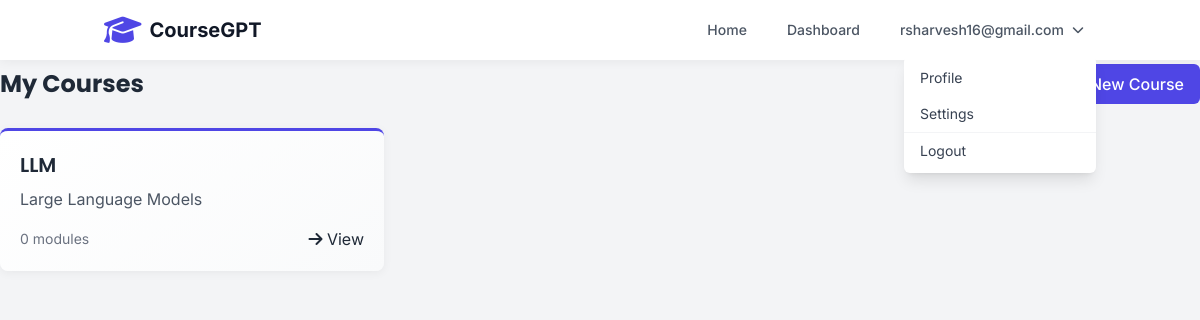
The page / (signed in) on the database its author committed.
### tables this page shows
CREATE TABLE users (
        id INTEGER PRIMARY KEY AUTOINCREMENT,
        username TEXT UNIQUE NOT NULL,
        email TEXT UNIQUE NOT NULL,
        hashed_password TEXT NOT NULL,
        disabled BOOLEAN NOT NULL DEFAULT 0,
        created_at TIMESTAMP DEFAULT CURRENT_TIMESTAMP
    );

CREATE TABLE courses (
        id TEXT PRIMARY KEY,
        user_id INTEGER NOT NULL,
        title TEXT NOT NULL,
        description TEXT NOT NULL,
        created_at TIMESTAMP DEFAULT CURRENT_TIMESTAMP,
        FOREIGN KEY (user_id) REFERENCES users (id)
    );

### app.py (the view)
@app.get("/", response_class=HTMLResponse)
async def home(request: Request):
    user = await get_current_user(request)
    if not user:
        return RedirectResponse(url="/dashboard", status_code=status.HTTP_302_FOUND)
    courses_list = get_user_courses(user.id)
    return templates.TemplateResponse("index.html", {"request": request, "user": user, "courses": courses_list})

### templates/index.html (shortened to what this page needs)
{% extends "base.html" %}
{% block content %}
<div class="flex justify-between items-center mb-6">
    <h1 class="text-2xl font-bold">My Courses</h1>
    <a href="/courses/new" class="btn-primary">
         Create New Course
    </a>
</div>
{% if courses %}
<div class="grid grid-cols-1 md:grid-cols-2 lg:grid-cols-3 gap-6">
    {% for course in courses %}
    <div class="course-card p-5">
        <h2 class="text-xl font-semibold mb-2">{{ course.title }}</h2>
        <p class="text-gray-600 mb-4">{{ course.description }}</p>
        <div class="flex justify-between items-center">
            <span class="text-sm text-gray-500">{{ course.modules|length }} modules</span>
            <a href="/courses/{{ course.id }}" class="text-primary hover:text-primary-dark">
                <i class="fas fa-arrow-right"></i> View
            </a>
        </div>
    </div>
    {% endfor %}
</div>
{% endif %}
{% endblock %}

### templates/base.html (shortened to what this page needs)
<!DOCTYPE html>
<html lang="en">
<head>
    <script src="https://cdn.tailwindcss.com"></script>
    <link rel="stylesheet" href="https://cdnjs.cloudflare.com/ajax/libs/font-awesome/6.4.0/css/all.min.css">
    <link rel="stylesheet" href="https://cdnjs.cloudflare.com/ajax/libs/highlight.js/11.7.0/styles/atom-one-dark.min.css">
</head>
<body x-data="{ mobileMenuOpen: false }">
    <nav class="navbar fixed w-full z-10 top-0">
        <div class="container mx-auto px-4 py-3 flex justify-between items-center">
            <div class="flex items-center">
                <a href="/" class="flex items-center">
                    <div class="logo-animation mr-2 text-3xl text-indigo-600">
                        <i class="fas fa-graduation-cap"></i>
                    </div>
                    <span class="text-xl font-bold text-gray-900">CourseGPT</span>
                </a>
            </div>
            <div class="hidden md:flex items-center space-x-4">
                <a href="/" class="text-gray-600 hover:text-indigo-600 px-3 py-2 rounded-md text-sm font-medium">Home</a>
                <a href="/dashboard" class="text-gray-600 hover:text-indigo-600 px-3 py-2 rounded-md text-sm font-medium">Dashboard</a>
                {% if user %}
                <div class="relative" x-data="{ open: false }">
                    <button @click="open = !open" class="flex items-center text-gray-600 hover:text-indigo-600 px-3 py-2 rounded-md text-sm font-medium">
                        <span>{{ user.username }}</span>
                        <i class="fas fa-chevron-down ml-2 text-xs"></i>
                    </button>
                    <div x-show="open" @click.away="open = false" class="absolute right-0 mt-2 w-48 bg-white rounded-md shadow-lg py-1 z-50">
                        <a href="/profile" class="block px-4 py-2 text-sm text-gray-700 hover:bg-gray-100">Profile</a>
                        <a href="/settings" class="block px-4 py-2 text-sm text-gray-700 hover:bg-gray-100">Settings</a>
                        <div class="border-t border-gray-100"></div>
                        <a href="/logout" class="block px-4 py-2 text-sm text-gray-700 hover:bg-gray-100">Logout</a>
                    </div>
                </div>
                {% else %}
                <a href="/login" class="text-gray-600 hover:text-indigo-600 px-3 py-2 rounded-md text-sm font-medium">Login</a>
                <a href="/register" class="bg-indigo-600 hover:bg-indigo-700 text-white px-4 py-2 rounded-md text-sm font-medium">Sign Up</a>
                {% endif %}
            </div>
        </div>
    </nav>
    <div class="pt-16 min-h-screen">
        {% block content %}{% endblock %}
    </div>
</body>
</html>

### templates/base.html (style rules this page uses)
:root { --primary: #4f46e5; --primary-dark: #4338ca; --secondary: #10b981; --dark: #1f2937; --light: #f9fafb; --gray: #6b7280; --success: #10b981; --warning: #f59e0b; --danger: #ef4444; }
body { font-family: 'Inter', sans-serif; background-color: #f3f4f6; color: #1f2937; }
h1, h2, h3, h4, h5, h6 { font-family: 'Poppins', sans-serif; }
.navbar { background-color: #fff; box-shadow: 0 2px 10px rgba(0, 0, 0, 0.05); }
.btn-primary { background-color: var(--primary); color: white; padding: 0.5rem 1rem; border-radius: 0.375rem; font-weight: 500; transition: all 0.3s ease; }
.course-card { background: linear-gradient(145deg, #ffffff, #f9fafb); border-radius: 0.5rem; box-shadow: 0 2px 10px rgba(0, 0, 0, 0.05); border-top: 3px solid var(--primary); }

### rows shown on the page
users: username "rsharvesh16@gmail.com"
courses: title "LLM", description "Large Language Models", modules|length "0"
